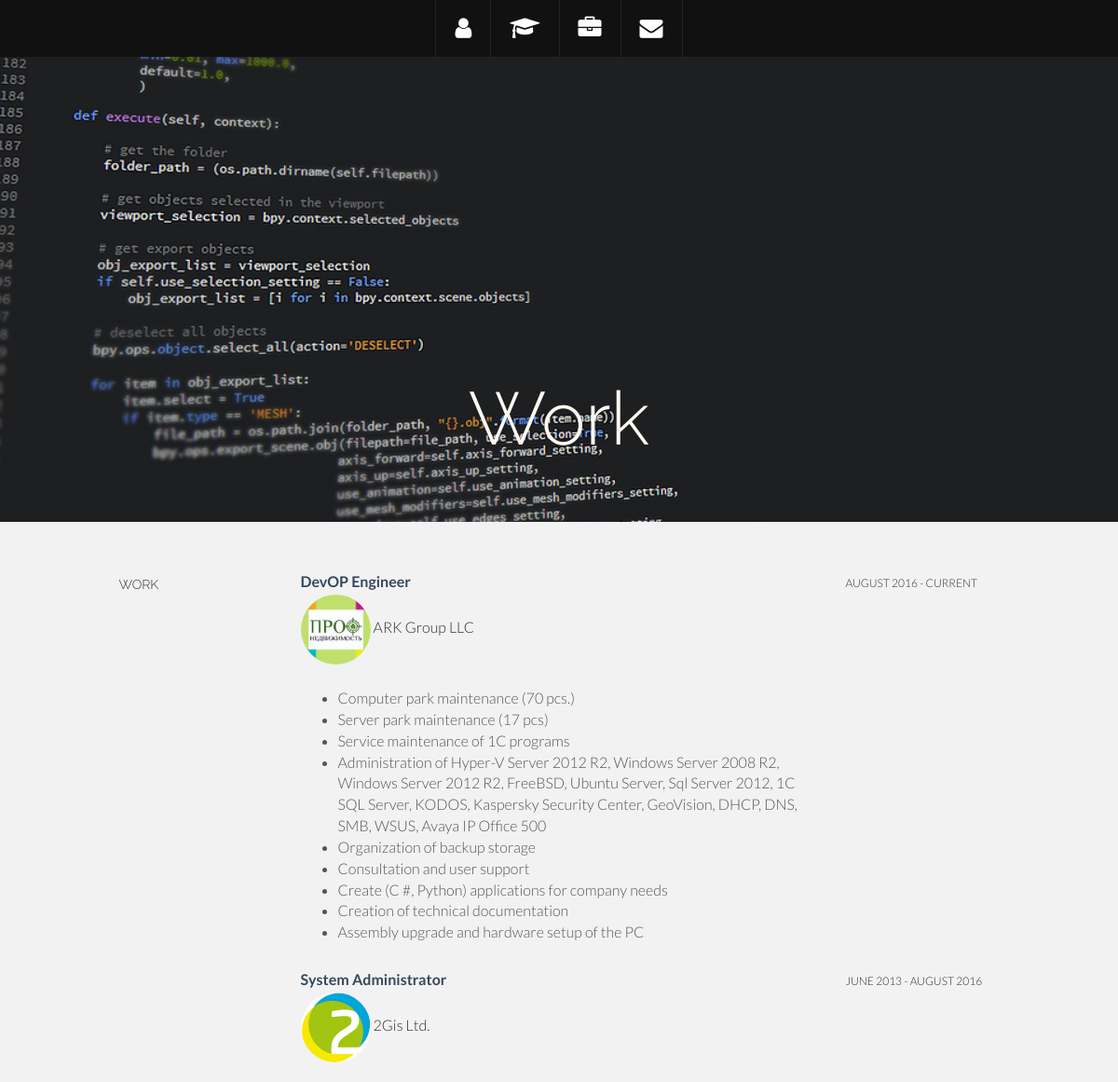
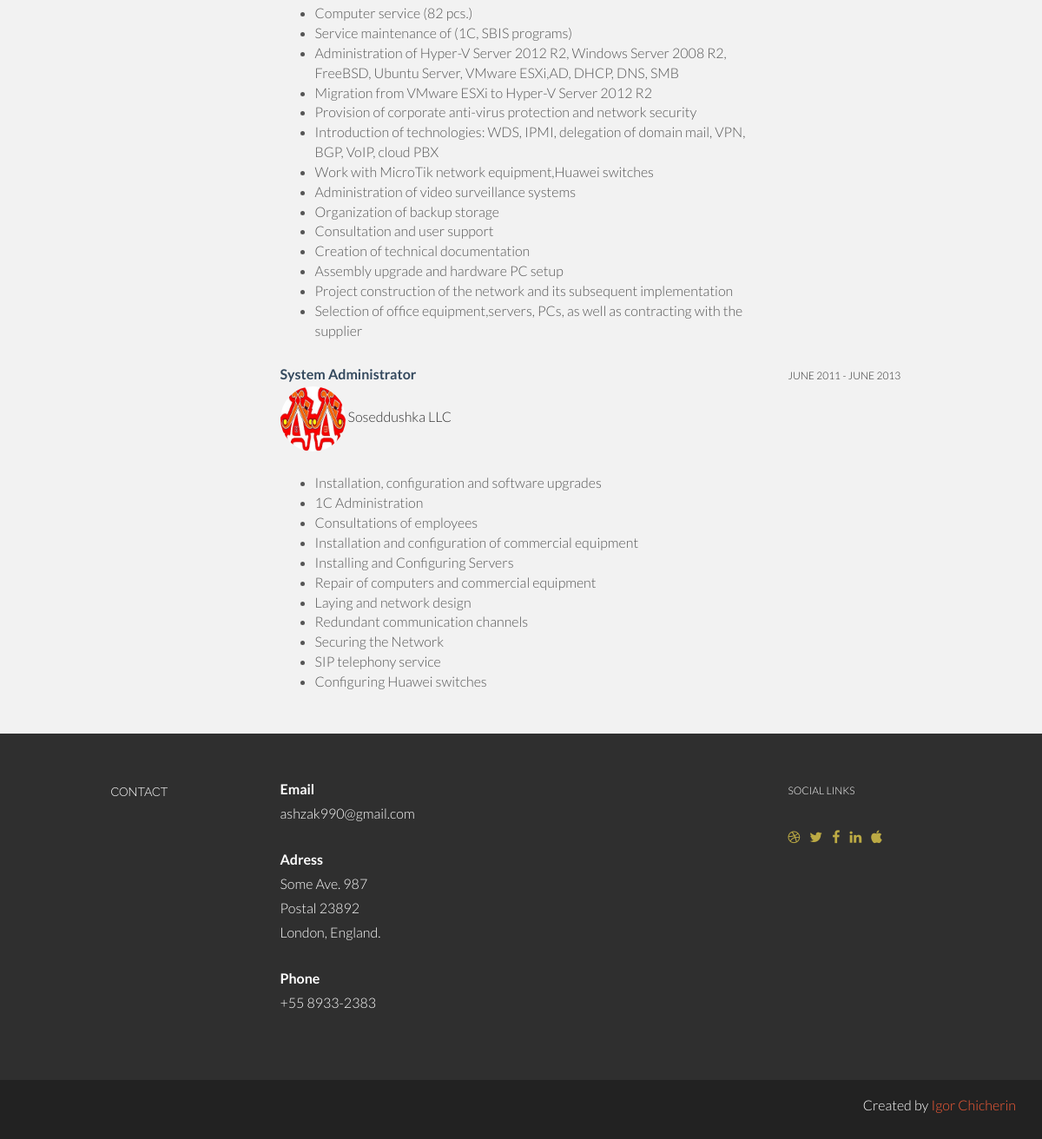
Page /work/ on the committed database (2 pictures, top to bottom).
### myblog/models.py (models this page shows)
class Work(models.Model):
    position = models.CharField(max_length=100)
    img = models.CharField(max_length=150)
    company = models.ForeignKey(Company, null=True)
    link = models.URLField(max_length=250)
    text = models.TextField()
    date = models.CharField(max_length=200)

class Company(models.Model):
    name = models.CharField(max_length=100)
    adress = models.CharField(max_length=150)
    phonenum = models.IntegerField()
    desc = models.TextField()
    def __str__(self):
        return self.name

### myblog/views.py (the view)
# urls.py: url(r'^work/$', work_view),
def work_view(request):
    works = Work.objects.all()
    return render_to_response('work.html', {'work_view': works})

### templates/work.html (shortened to what this page needs)
{% extends "base.html" %}
{% block menu %}
    <li class="menu-item"><a class="smoothScroll" href="/index/" title="About"><i class="icon-user"></i></a></li>
	<li class="menu-item"><a class="smoothScroll" href="/education/" title="Education"><i class="fa fa-graduation-cap" aria-hidden="true"></i></a></li>
	<li class="menu-item"><a class="smoothScroll" href="#resume" title="Works"><i class="icon-briefcase"></i></a></li>
	<li class="menu-item"><a class="smoothScroll" href="#contact" title="Contact"><i class="icon-envelope"></i></a></li>
{% endblock %}
{% block content %}
	<div id="wrkheaderwrap">
		<div class="container">
			<div class="row centered">
				<div class="col-lg-12">
					<h1 style="margin-top: 18%">Work</h1>
				</div>
			</div>
		</div>
	</div>
	<div class="container desc">
			<div class="row">
					<div class="col-lg-2 col-lg-offset-1">
						<h5>WORK</h5>
					</div>
                {% if not work_view.0 %}
                   <div class="col-lg-6">
                            <p><img class="img-responsive" src="/static/img/port01.jpg" alt=""></p>
                        </div>
                    <p>I HAVE NOT WORKED ANYWHERE ELSE</p>
                {% else %}
                    {% for work in work_view %}
                            {% if work == work_view.0 %}
                            <div class="col-lg-6">
                                <p><t>{{ work.position }}</t><br/>
                                    <img src="{{ work.img }}" class="img-circle" alt="Prof-Realty"> <a href="/company/{{ work.company_id }}/" id="worklinks">{{ work.company }}</a> <br/>
                                </p>
                                <p><more>{{ work.text|safe }}</more></p>
                            </div>
                            <div class="col-lg-3">
                                <p><sm>{{ work.date }}</sm></p>
                            </div>
                        {% else %}
                            <div class="col-lg-6 col-lg-offset-3">
                                <p><t>{{ work.position }}</t><br/>
                                    <img src="{{ work.img }}" class="img-circle" alt="2gis logo"> <a href="/company/{{ work.company_id }}/" id="worklinks">{{ work.company }}</a><br/>
                                </p>
                                <p><more>{{ work.text|safe }}</more></p>
                            </div>
                            <div class="col-lg-3">
                                <p><sm>{{ work.date }}</sm></p>
                            </div>
                            {% endif %}
                        {% endfor %}
                {% endif %}
			</div>
			<br>
		</div>
{% endblock %}

### templates/base.html (shortened to what this page needs)
<!DOCTYPE html>
<html lang="en">
  <head>
    <link href="/static/css/bootstrap.css" rel="stylesheet">
    <link href="/static/css/main.css" rel="stylesheet">
	<link rel="stylesheet" href="/static/css/font-awesome.min.css">
    <link rel="stylesheet" href="https://maxcdn.bootstrapcdn.com/font-awesome/4.7.0/css/font-awesome.min.css">
  </head>
  <body data-spy="scroll" data-offset="0" data-target="#nav">
	<div id="section-topbar">
		<div id="topbar-inner">
			<div class="container">
				<div class="row">
					<div class="dropdown">
						<ul id="nav" class="nav">
                            {% block menu %}
                            {% endblock %}
						</ul>
					</div>
				</div>
			</div>
		</div>
	</div>
  {% block content %}
    {% endblock %}
	<div id="footwrap">
		<div class="container">
			<div class="row">
				<div class="col-lg-2 col-lg-offset-1">
					<h5>CONTACT</h5>
				</div>
				<div class="col-lg-6">
					<p><t>Email</t><br/>
						ashzak990@gmail.com <br/>
					</p>
					<p><t>Adress</t><br/>
						Some Ave. 987 <br/>
						Postal 23892 <br/>
						London, England. <br/>
					</p>
					<p><t>Phone</t><br/>
						+55 8933-2383 <br/>
					</p>
				</div>
				<div class="col-lg-3">
					<p><sm>SOCIAL LINKS</sm></p>
					<p>
						<a href="#"><i class="icon-dribbble"></i></a>
						<a href="#"><i class="icon-twitter"></i></a>
						<a href="#"><i class="icon-facebook"></i></a>
						<a href="#"><i class="icon-linkedin"></i></a>
						<a href="#"><i class="icon-apple"></i></a>
					</p>
				</div>
			</div>
		</div>
	</div>
	<div id="c">
		<div class="container">
			<p>Created by <a href="#">Igor Chicherin</a></p>
		</div>
	</div>
  </body>
</html>

### static/css/main.css (style rules this page uses)
body { background-color: #f2f2f2; font-family: "Lato"; font-weight: 300; font-size: 16px; color: #555; -webkit-font-smoothing: antialiased; -webkit-overflow-scrolling: touch; }
h1, h2, h3, h4, h5, h6 { font-family: "Raleway"; font-weight: 300; color: #333; }
p { line-height: 28px; margin-bottom: 25px; }
.centered { text-align: center; }
a { color: #f85c37; word-wrap: break-word; -webkit-transition: color 0.1s ease-in, background 0.1s ease-in; -moz-transition: color 0.1s ease-in, background 0.1s ease-in; -ms-transition: color 0.1s ease-in, background 0.1s ease-in; -o-transition: color 0.1s ease-in, background 0.1s ease-in; transition: color 0.1s ease-in, background 0.1s ease-in; }
a:before, a:after { -webkit-transition: color 0.1s ease-in, background 0.1s ease-in; -moz-transition: color 0.1s ease-in, background 0.1s ease-in; -ms-transition: color 0.1s ease-in, background 0.1s ease-in; -o-transition: color 0.1s ease-in, background 0.1s ease-in; transition: color 0.1s ease-in, background 0.1s ease-in; }
#section-topbar { position: fixed; top: 0; left: 0; right: 0; z-index: 10000; overflow: visible; font: normal 16px/24px 'Open Sans', "Helvetica Neue", Helvetica, Arial, sans-serif; }
#section-topbar a { color: #fff; }
#topbar-inner { background: #111; line-height: 0; text-align: center; }
#section-topbar ul#nav { display: inline-block; position: relative; margin: 0; padding: 0; border-right: 1px solid #222; zoom:1; *display: inline; }
#section-topbar ul#nav > li { display: block; float: left; padding: 0; }
#section-topbar ul#nav a { display: block; font: normal 11px/18px "Helvetica Neue", Helvetica, Arial, sans-serif; text-decoration: none; padding: 18px 20px 18px 20px; border-left: 1px solid #222; }
#section-topbar i { font-size: 25px; }
#intro h5, p { color: #555; }
#skillswrap h5, p { color: floralwhite; }
#footwrap { background: #2f2f2f; padding-top: 50px; padding-bottom: 50px; }
#footwrap p { color: white; }
#footwrap h5 { color: white; }
#footwrap t { font-weight: 700; }
#footwrap i { padding-right: 8px; color: #bcaa44; }
#c { background: #222222; padding-top: 15px; text-align: right; }
#c p { color: white }
.desc { padding-top: 50px; }
.desc p { color: #2f2f2f; }
.desc t { color: #34495e; font-weight: 700; }
.desc more { color: #95a5a6; }
sm { font-size: 12px; }
#wrkheaderwrap { background: url(../img/code-header.jpg) no-repeat center top; margin-top: 60px; padding-top:140px; text-align:center; background-attachment: relative; background-position: center center; min-height: 500px; width: 100%; -webkit-background-size: 100%; -moz-background-size: 100%; -o-background-size: 100%; background-size: 100%; -webkit-background-size: cover; -moz-background-size: cover; -o-background-size: cover; background-size: cover; }
#wrkheaderwrap h1 { font-size: 80px; color: floralwhite; }
.img-circle { height: 75px; }
#worklinks { color: #2f2f2f; }

### rows in the picture
Work: position "DevOP Engineer", img (picture), company "ARK Group LLC", text "Computer park maintenance (70 pcs.) Server park maintenance (17 pcs) Service maintenance of 1C programs Administration of Hyper-V Server 2012 R2, Windows Server 2008 R2, Windows Server 2012 R2, FreeBSD, Ubuntu Server, Sql Server 2012, 1C SQL Server, KODOS, Kaspersky Security Center, GeoVision, DHCP, DNS, SMB, WSUS, Avaya IP Office 500 Organization of backup storage Consultation and user support Create (C #, Python) applications for company needs Creation of technical documentation Assembly upgrade and hardware setup of the PC", date "AUGUST 2016 - CURRENT"
Work: position "System Administrator", img (picture), company "2Gis Ltd.", text "Computer service (82 pcs.) Service maintenance of (1C, SBIS programs) Administration of Hyper-V Server 2012 R2, Windows Server 2008 R2, FreeBSD, Ubuntu Server, VMware ESXi,AD, DHCP, DNS, SMB Migration from VMware ESXi to Hyper-V Server 2012 R2 Provision of corporate anti-virus protection and network security Introduction of technologies: WDS, IPMI, delegation of domain mail, VPN, BGP, VoIP, cloud PBX Work with MicroTik network equipment,Huawei switches Administration of video surveillance systems Organization of backup storage Consultation and user support Creation of technical documentation Assembly upgrade and hardware PC setup Project construction of the network and its subsequent…", date "JUNE 2013 - AUGUST 2016"
Work: position "System Administrator", img (picture), company "Soseddushka LLC", text "Installation, configuration and software upgrades 1C Administration Consultations of employees Installation and configuration of commercial equipment Installing and Configuring Servers Repair of computers and commercial equipment Laying and network design Redundant communication channels Securing the Network SIP telephony service Configuring Huawei switches", date "JUNE 2011 - JUNE 2013"
